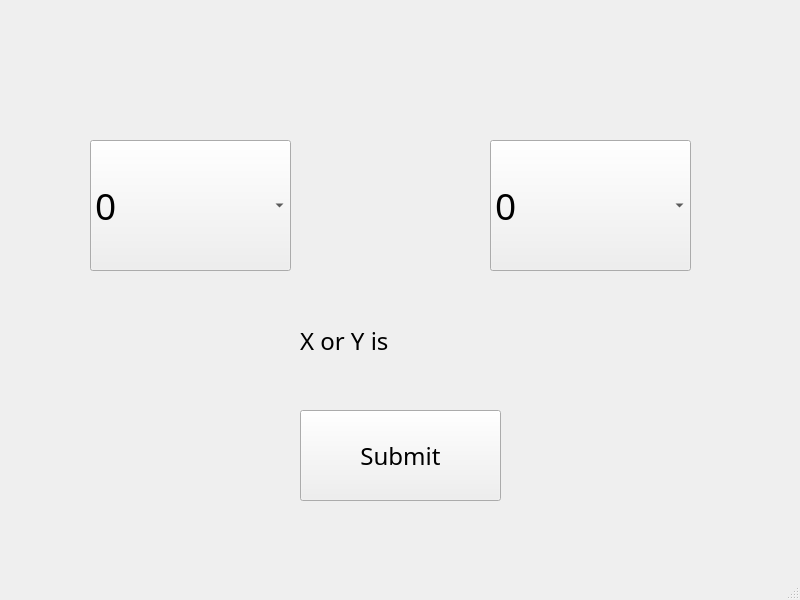
<?xml version="1.0" encoding="UTF-8"?>
<ui version="4.0">
 <class>MainWindow</class>
 <widget class="QMainWindow" name="MainWindow">
  <property name="geometry">
   <rect>
    <x>0</x>
    <y>0</y>
    <width>800</width>
    <height>600</height>
   </rect>
  </property>
  <property name="font">
   <font>
    <family>Chivo</family>
    <pointsize>18</pointsize>
   </font>
  </property>
  <property name="windowTitle">
   <string>MainWindow</string>
  </property>
  <widget class="QWidget" name="centralwidget">
   <widget class="QComboBox" name="comboX">
    <property name="geometry">
     <rect>
      <x>90</x>
      <y>140</y>
      <width>201</width>
      <height>131</height>
     </rect>
    </property>
    <property name="font">
     <font>
      <pointsize>28</pointsize>
     </font>
    </property>
    <item>
     <property name="text">
      <string>0</string>
     </property>
    </item>
    <item>
     <property name="text">
      <string>1</string>
     </property>
    </item>
   </widget>
   <widget class="QComboBox" name="comboY">
    <property name="geometry">
     <rect>
      <x>490</x>
      <y>140</y>
      <width>201</width>
      <height>131</height>
     </rect>
    </property>
    <property name="font">
     <font>
      <pointsize>28</pointsize>
     </font>
    </property>
    <item>
     <property name="text">
      <string>0</string>
     </property>
    </item>
    <item>
     <property name="text">
      <string>1</string>
     </property>
    </item>
   </widget>
   <widget class="QPushButton" name="submit">
    <property name="geometry">
     <rect>
      <x>300</x>
      <y>410</y>
      <width>201</width>
      <height>91</height>
     </rect>
    </property>
    <property name="text">
     <string>Submit</string>
    </property>
   </widget>
   <widget class="QLabel" name="label">
    <property name="geometry">
     <rect>
      <x>300</x>
      <y>310</y>
      <width>191</width>
      <height>61</height>
     </rect>
    </property>
    <property name="text">
     <string>X or Y is</string>
    </property>
   </widget>
  </widget>
  <widget class="QMenuBar" name="menubar">
   <property name="geometry">
    <rect>
     <x>0</x>
     <y>0</y>
     <width>800</width>
     <height>35</height>
    </rect>
   </property>
  </widget>
  <widget class="QStatusBar" name="statusbar"/>
 </widget>
 <resources/>
 <connections/>
</ui>
